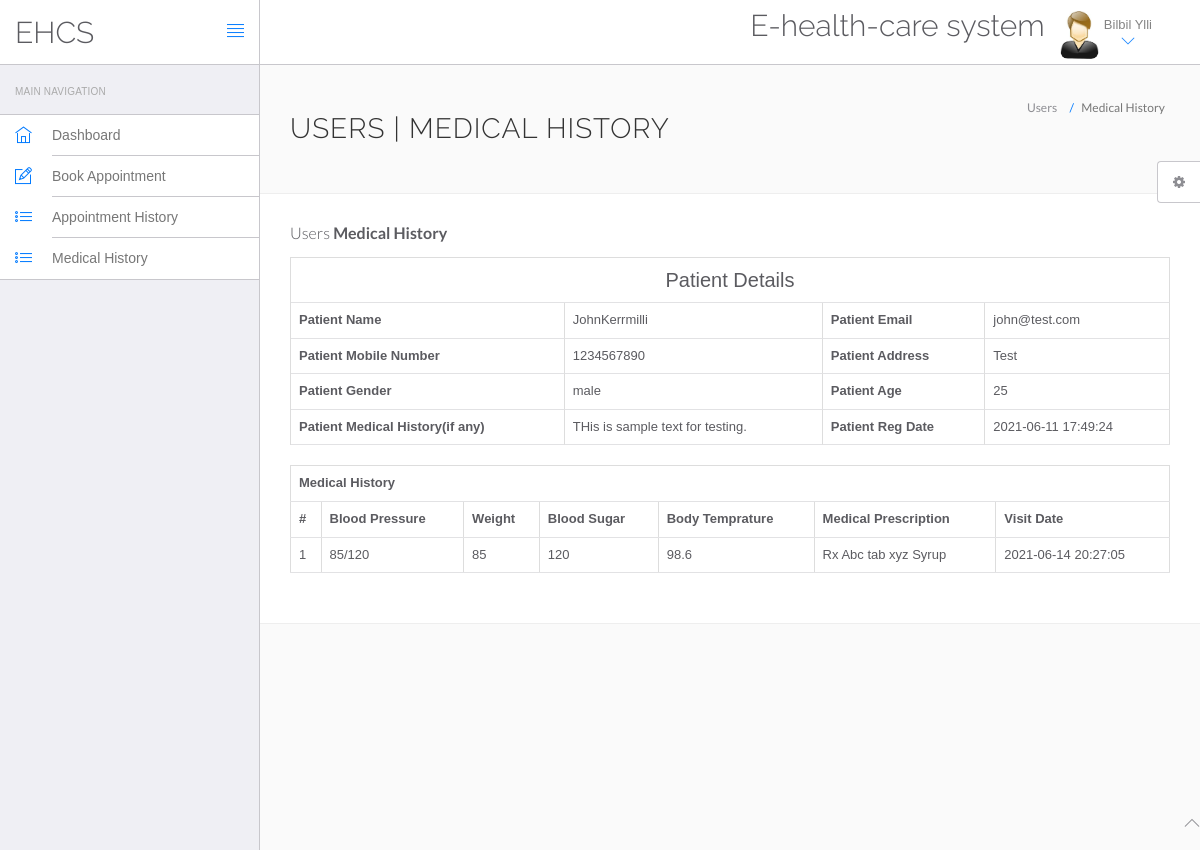
/EHCS/hms/view-medhistory.php?viewid=5 (signed in), run on the app's committed database.
### tables this page shows
CREATE TABLE `users` (
  `id` int(11) NOT NULL,
  `fullName` varchar(255) DEFAULT NULL,
  `address` longtext DEFAULT NULL,
  `city` varchar(255) DEFAULT NULL,
  `gender` varchar(255) DEFAULT NULL,
  `email` varchar(255) DEFAULT NULL,
  `password` varchar(255) DEFAULT NULL,
  `regDate` timestamp NULL DEFAULT current_timestamp(),
  `updationDate` timestamp NULL DEFAULT NULL ON UPDATE current_timestamp()
);

CREATE TABLE `tblpatient` (
  `ID` int(10) NOT NULL,
  `Docid` int(10) DEFAULT NULL,
  `PatientName` varchar(200) DEFAULT NULL,
  `PatientContno` bigint(10) DEFAULT NULL,
  `PatientEmail` varchar(200) DEFAULT NULL,
  `PatientGender` varchar(50) DEFAULT NULL,
  `PatientAdd` mediumtext DEFAULT NULL,
  `PatientAge` int(10) DEFAULT NULL,
  `PatientMedhis` mediumtext DEFAULT NULL,
  `CreationDate` timestamp NULL DEFAULT current_timestamp(),
  `UpdationDate` timestamp NULL DEFAULT NULL ON UPDATE current_timestamp()
);

CREATE TABLE `tblmedicalhistory` (
  `ID` int(10) NOT NULL,
  `PatientID` int(10) DEFAULT NULL,
  `BloodPressure` varchar(200) DEFAULT NULL,
  `BloodSugar` varchar(200) NOT NULL,
  `Weight` varchar(100) DEFAULT NULL,
  `Temperature` varchar(200) DEFAULT NULL,
  `MedicalPres` mediumtext DEFAULT NULL,
  `CreationDate` timestamp NOT NULL DEFAULT current_timestamp() ON UPDATE current_timestamp()
);

### EHCS/hms/view-medhistory.php (the view, shortened to what this page needs)
<?php
include('include/config.php');
?>
<!DOCTYPE html>
<html lang="en">
	<head>
		<link rel="stylesheet" href="vendor/bootstrap/css/bootstrap.min.css">
		<link rel="stylesheet" href="vendor/fontawesome/css/font-awesome.min.css">
		<link rel="stylesheet" href="vendor/themify-icons/themify-icons.min.css">
		<link href="vendor/animate.css/animate.min.css" rel="stylesheet" media="screen">
		<link href="vendor/perfect-scrollbar/perfect-scrollbar.min.css" rel="stylesheet" media="screen">
		<link href="vendor/switchery/switchery.min.css" rel="stylesheet" media="screen">
		<link href="vendor/bootstrap-touchspin/jquery.bootstrap-touchspin.min.css" rel="stylesheet" media="screen">
		<link href="vendor/select2/select2.min.css" rel="stylesheet" media="screen">
		<link href="vendor/bootstrap-datepicker/bootstrap-datepicker3.standalone.min.css" rel="stylesheet" media="screen">
		<link href="vendor/bootstrap-timepicker/bootstrap-timepicker.min.css" rel="stylesheet" media="screen">
		<link rel="stylesheet" href="assets/css/styles.css">
		<link rel="stylesheet" href="assets/css/plugins.css">
		<link rel="stylesheet" href="assets/css/themes/theme-1.css" id="skin_color" />
	</head>
	<body>
		<div id="app">
<?php include('include/sidebar.php');?>
<div class="app-content">
<?php include('include/header.php');?>
<div class="main-content" >
<div class="wrap-content container" id="container">
<section id="page-title">
<div class="row">
<div class="col-sm-8">
<h1 class="mainTitle">Users | Medical History</h1>
</div>
<ol class="breadcrumb">
<li>
<span>Users</span>
</li>
<li class="active">
<span>Medical History</span>
</li>
</ol>
</div>
</section>
<div class="container-fluid container-fullw bg-white">
<div class="row">
<div class="col-md-12">
<h5 class="over-title margin-bottom-15">Users <span class="text-bold">Medical History</span></h5>
<?php
                               $vid=$_GET['viewid'];
                               $ret=mysqli_query($con,"select * from tblpatient where ID='$vid'");
$cnt=1;
while ($row=mysqli_fetch_array($ret)) {
                               ?>
<table border="1" class="table table-bordered">
 <tr align="center">
<td colspan="4" style="font-size:20px;color:blue">
 Patient Details</td></tr>
    <tr>
    <th scope>Patient Name</th>
    <td><?php  echo $row['PatientName'];?></td>
    <th scope>Patient Email</th>
    <td><?php  echo $row['PatientEmail'];?></td>
  </tr>
  <tr>
    <th scope>Patient Mobile Number</th>
    <td><?php  echo $row['PatientContno'];?></td>
    <th>Patient Address</th>
    <td><?php  echo $row['PatientAdd'];?></td>
  </tr>
    <tr>
    <th>Patient Gender</th>
    <td><?php  echo $row['PatientGender'];?></td>
    <th>Patient Age</th>
    <td><?php  echo $row['PatientAge'];?></td>
  </tr>
  <tr>
    <th>Patient Medical History(if any)</th>
    <td><?php  echo $row['PatientMedhis'];?></td>
     <th>Patient Reg Date</th>
    <td><?php  echo $row['CreationDate'];?></td>
  </tr>
<?php }?>
</table>
<?php
$ret=mysqli_query($con,"select * from tblmedicalhistory  where PatientID='$vid'");
 ?>
<table id="datatable" class="table table-bordered dt-responsive nowrap" style="border-collapse: collapse; border-spacing: 0; width: 100%;">
  <tr align="center">
   <th colspan="8" >Medical History</th>
  </tr>
  <tr>
    <th>#</th>
<th>Blood Pressure</th>
<th>Weight</th>
<th>Blood Sugar</th>
<th>Body Temprature</th>
<th>Medical Prescription</th>
<th>Visit Date</th>
</tr>
<?php
while ($row=mysqli_fetch_array($ret)) {
  ?>
<tr>
  <td><?php echo $cnt;?></td>
 <td><?php  echo $row['BloodPressure'];?></td>
 <td><?php  echo $row['Weight'];?></td>
 <td><?php  echo $row['BloodSugar'];?></td>
  <td><?php  echo $row['Temperature'];?></td>
  <td><?php  echo $row['MedicalPres'];?></td>
  <td><?php  echo $row['CreationDate'];?></td>
</tr>
<?php $cnt=$cnt+1;} ?>
</table>
</div>
</div>
</div>
</div>
</div>
</div>
</div>
	<?php include('include/footer.php');?>
	<?php include('include/setting.php');?>
	</body>
</html>

### EHCS/hms/include/header.php (shortened to what this page needs)
<header class="navbar navbar-default navbar-static-top">
					<div class="navbar-header">
						<a class="navbar-brand" href="#">
							<h2 style="padding-top:20% ">EHCS</h2>
						</a>
						<a href="#" class="sidebar-toggler pull-right visible-md visible-lg" data-toggle-class="app-sidebar-closed" data-toggle-target="#app">
							<i class="ti-align-justify"></i>
						</a>
					</div>
					<div class="navbar-collapse collapse">
						<ul class="nav navbar-right">
								<li  style="padding-top:2% ">
								<h2>E-health-care system</h2>
							</li>
							<li class="dropdown current-user">
								<a href class="dropdown-toggle" data-toggle="dropdown">
									<img src="assets/images/images.jpg"> <span class="username">
									<?php $query=mysqli_query($con,"select fullName from users where id='".$_SESSION['id']."'");
while($row=mysqli_fetch_array($query))
{
	echo $row['fullName'];
}
									?> <i class="ti-angle-down"></i></i></span>
								</a>
							</li>
						</ul>
					</div>
				</header>

### EHCS/hms/assets/css/themes/theme-1.css (style rules this page uses)
body { background: #FAFAFA; }
header .navbar-header { background: #ffffff !important; border-right-color: #c8c7cc !important; border-bottom-color: #c8c7cc !important; }
header .navbar-header .sidebar-toggler, header .navbar-header .sidebar-mobile-toggler { color: #007aff !important; }
header .navbar-header .navbar-brand { color: #777 !important; }
header .navbar-collapse { background: #ffffff !important; border-bottom-color: #c8c7cc !important; box-shadow: none !important; }
header .navbar-collapse .navbar-right > li > a { color: #777; }
header .navbar-collapse .navbar-right > li > a i { color: #007aff !important; }

### data on the page
users: fullName "Bilbil Ylli"
tblpatient: PatientName "JohnKerrmilli", PatientEmail "john@test.com", PatientContno "1234567890", PatientAdd "Test", PatientGender "male", PatientAge "25", PatientMedhis "THis is sample text for testing.", CreationDate "2021-06-11 17:49:24"
tblmedicalhistory: BloodPressure "85/120", Weight "85", BloodSugar "120", Temperature "98.6", MedicalPres "Rx Abc tab xyz Syrup", CreationDate "2021-06-14 20:27:05"
